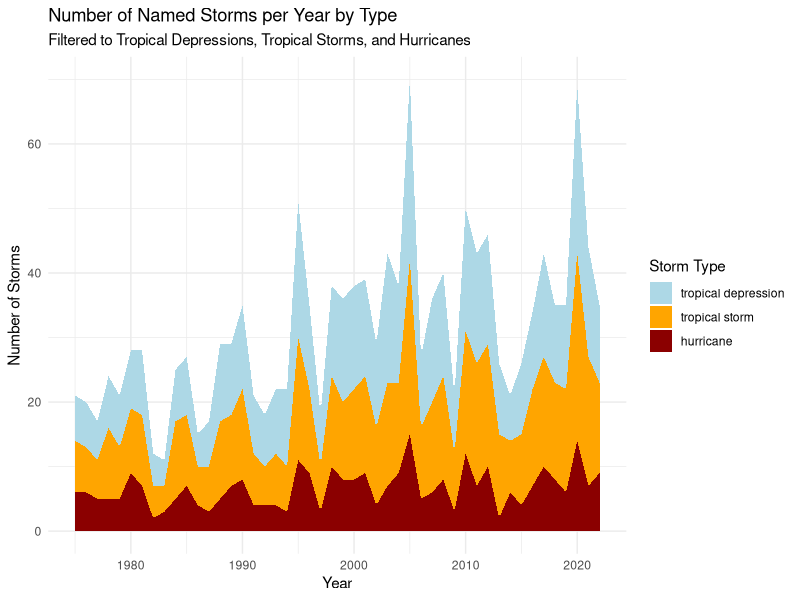

Recreate this plot in R.
## ---- chunk 1
#| label: setup
#| include: false
suppressPackageStartupMessages(library(tidyverse))
## ---- chunk 2
#| label: plot-storms
#| message: false
#| warning: false
storms %>%
  filter(status %in% c("tropical depression", "tropical storm", "hurricane")) %>%
  mutate(status = factor(status, levels = c("tropical depression", "tropical storm", "hurricane"))) %>%
  group_by(year, status) %>%
  summarise(n_storms = n_distinct(name)) %>%
  ggplot(aes(x = year, y = n_storms, fill = status)) +
  geom_area() +
  scale_fill_manual(values = c("tropical depression" = "lightblue", 
                               "tropical storm" = "orange", 
                               "hurricane" = "darkred")) +
  labs(title = "Number of Named Storms per Year by Type",
       subtitle = "Filtered to Tropical Depressions, Tropical Storms, and Hurricanes",
       x = "Year",
       y = "Number of Storms",
       fill = "Storm Type") +
  theme_minimal()
